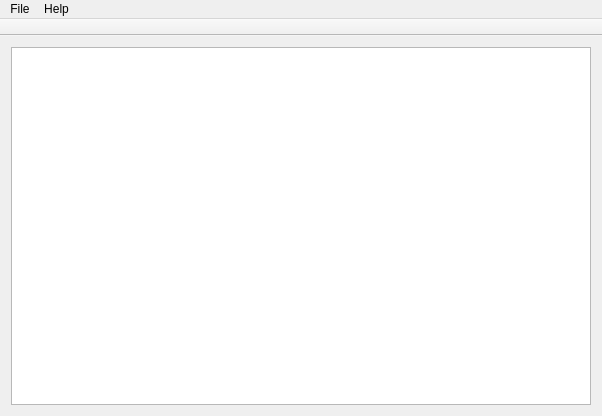
<?xml version="1.0" encoding="UTF-8"?>
<ui version="4.0">
 <class>DTFormUI</class>
 <widget class="QMainWindow" name="DTFormUI">
  <property name="geometry">
   <rect>
    <x>0</x>
    <y>0</y>
    <width>602</width>
    <height>416</height>
   </rect>
  </property>
  <property name="windowTitle">
   <string>QDbcTool</string>
  </property>
  <property name="windowIcon">
   <iconset resource="DbcTool.qrc">
    <normaloff>:/QDbcTool/mangos.ico</normaloff>:/QDbcTool/mangos.ico</iconset>
  </property>
  <property name="documentMode">
   <bool>false</bool>
  </property>
  <widget class="QWidget" name="centralWidget">
   <layout class="QGridLayout" name="gridLayout_2">
    <item row="0" column="0">
     <layout class="QGridLayout" name="gridLayout">
      <property name="sizeConstraint">
       <enum>QLayout::SetDefaultConstraint</enum>
      </property>
      <property name="spacing">
       <number>0</number>
      </property>
      <item row="0" column="0">
       <widget class="QTableView" name="tableView">
        <property name="alternatingRowColors">
         <bool>true</bool>
        </property>
        <property name="selectionBehavior">
         <enum>QAbstractItemView::SelectRows</enum>
        </property>
        <property name="sortingEnabled">
         <bool>true</bool>
        </property>
        <property name="wordWrap">
         <bool>false</bool>
        </property>
        <attribute name="verticalHeaderVisible">
         <bool>false</bool>
        </attribute>
        <attribute name="verticalHeaderDefaultSectionSize">
         <number>17</number>
        </attribute>
        <attribute name="verticalHeaderHighlightSections">
         <bool>false</bool>
        </attribute>
        <attribute name="verticalHeaderMinimumSectionSize">
         <number>15</number>
        </attribute>
        <attribute name="verticalHeaderShowSortIndicator" stdset="0">
         <bool>false</bool>
        </attribute>
       </widget>
      </item>
     </layout>
    </item>
   </layout>
  </widget>
  <widget class="QMenuBar" name="menuBar">
   <property name="geometry">
    <rect>
     <x>0</x>
     <y>0</y>
     <width>602</width>
     <height>21</height>
    </rect>
   </property>
   <widget class="QMenu" name="menuFile">
    <property name="title">
     <string>File</string>
    </property>
    <addaction name="actionOpen"/>
    <addaction name="separator"/>
    <addaction name="actionExport_as_SQL"/>
    <addaction name="actionExport_as_CSV"/>
    <addaction name="actionWrite_DBC"/>
    <addaction name="separator"/>
    <addaction name="actionExit"/>
   </widget>
   <widget class="QMenu" name="menuHelp">
    <property name="title">
     <string>Help</string>
    </property>
    <addaction name="actionAbout"/>
   </widget>
   <addaction name="menuFile"/>
   <addaction name="menuHelp"/>
  </widget>
  <widget class="QToolBar" name="mainToolBar">
   <property name="movable">
    <bool>false</bool>
   </property>
   <attribute name="toolBarArea">
    <enum>TopToolBarArea</enum>
   </attribute>
   <attribute name="toolBarBreak">
    <bool>false</bool>
   </attribute>
  </widget>
  <action name="actionOpen">
   <property name="text">
    <string>Open</string>
   </property>
  </action>
  <action name="actionExit">
   <property name="text">
    <string>Exit</string>
   </property>
  </action>
  <action name="actionExport_SQL_2">
   <property name="text">
    <string>Export SQL</string>
   </property>
  </action>
  <action name="actionAbout">
   <property name="text">
    <string>About</string>
   </property>
  </action>
  <action name="actionExport_as_SQL">
   <property name="text">
    <string>Export as SQL</string>
   </property>
  </action>
  <action name="actionExport_as_CSV">
   <property name="text">
    <string>Export as CSV</string>
   </property>
  </action>
  <action name="actionWrite_DBC">
   <property name="text">
    <string>Write DBC</string>
   </property>
  </action>
 </widget>
 <layoutdefault spacing="6" margin="11"/>
 <resources>
  <include location="DbcTool.qrc"/>
 </resources>
 <connections>
  <connection>
   <sender>actionExit</sender>
   <signal>triggered()</signal>
   <receiver>DTFormUI</receiver>
   <slot>close()</slot>
   <hints>
    <hint type="sourcelabel">
     <x>-1</x>
     <y>-1</y>
    </hint>
    <hint type="destinationlabel">
     <x>300</x>
     <y>207</y>
    </hint>
   </hints>
  </connection>
 </connections>
</ui>
